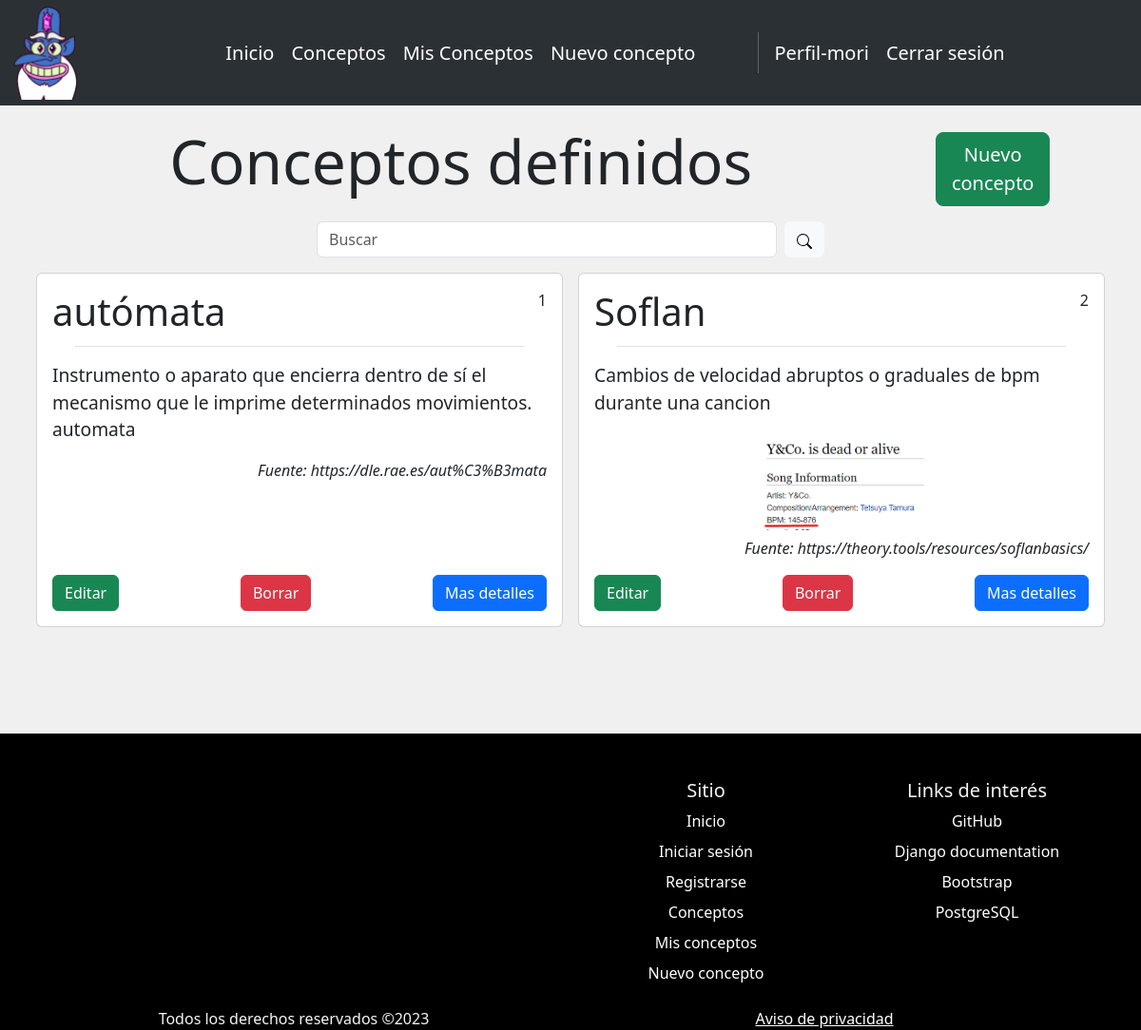
The app's page /defconcepts/ (signed in), older data.
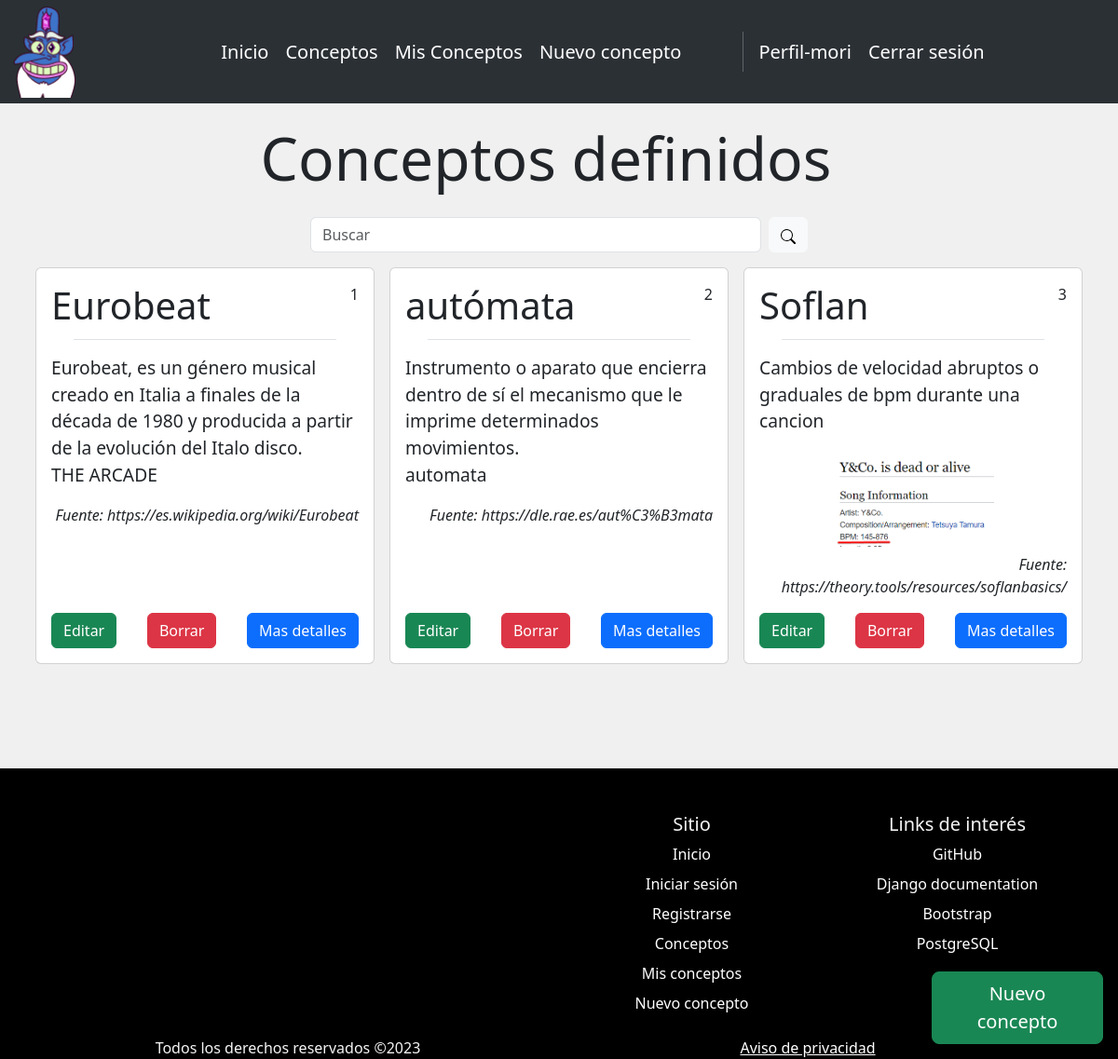
The same page, newer data.
### virtualdict/models.py (models this page shows, shortened)
class Concepts(models.Model):
    title = models.CharField(max_length=200)
    definition = models.TextField(default="")
    exampleText = models.TextField(null=True, blank=True)
    exampleImg = models.ImageField(upload_to='posts_img/',null=True, blank=True)
    source = models.CharField(max_length=500)
    user = models.ForeignKey(User, on_delete=models.CASCADE)

### virtualdict/views.py (the view, shortened to what this page needs)
# urls.py: path('defconcepts/',views.defconcepts,name="defconcepts"),
@login_required
def defconcepts(request):
    if request.method == "GET":
        concept = Concepts.objects.filter(user=request.user).order_by('-pk')[:1000]
        return render(request, "defconcepts.html", {
            'concept': concept,
            'autor': True,
        })

### virtualdict/templates/defconcepts.html (shortened to what this page needs)
{% extends 'base.html' %}
{% load static %}
{% block content %}
<main class="container py-3 mb-5">
    <div class="row justify-content-center">
        <div class="col-auto">
            <h1 class="display-3 mb-4 text-center">Conceptos definidos</h1>
        </div>
        {% if concept %}
        <div class="col-auto me-1 mt-auto">
            <div class="fixed-bottom offset-lg-10 offset-md-9 offset-sm-8 mb-3 me-md-3 collapse show" id="btncollapse">
                <a id="newconcept" class="btn btn-success btn-lg" href="{% url 'newconcept' %}">
                    Nuevo concepto
                </a>
            </div>
        </div>
        {% endif %}
    </div>
    <div class="container mb-2">
        <div class="row justify-content-center">
            <form class="d-flex col-lg-6" method="POST">
                <input class="form-control me-2" type="search" placeholder="Buscar" aria-label="Search" id="search" name="search">
                <button class="btn btn-light" type="submit">
                </button>
              </form>
        </div>
    </div>
    <section class="row mb-4">
    {% for concept in concept %}
            <div class="card card-body mb-4 m-2 col-xl-3 col-md-4">
                <header class="d-flex justify-content-between">
                    <h1 class="card-title">{{concept.title}}</h2>
                    <p>{{forloop.counter}}</p>
                </header>
                <ul class="list-unstyled">
                    <li class="bd-links-span-all mt-1 mb-3 mx-4 border-top"></li>
                    <li>
                        <p class="card-text" style="font-size: larger!important;">{{concept.definition}}</p>
                    </li>
                    <li>
                        <p class="card-text" style="font-size: larger!important;">{{concept.exampleText}}</p>
                    </li>
                </ul>
                <div class="text-center">
                    {% if concept.exampleImg %}
                        <img src="{{concept.exampleImg.url}}" alt="example img" style="height: auto;" width="200px" class="img-thumbnail btn" data-toggle="modal" data-target="#largerimg" onclick="store(this.src)">
                    {% endif %}
                </div>
                <div class="text-end">
                    <p style="font-style: italic;">Fuente: {{concept.source}}</p>
                </div>
             <div class="row justify-content-between mt-auto">
                {% if not global %}
                  {% if autor %}
                  <div class="col-auto">
                    <a class=" btn btn-success" href="{% url 'concept_detail' concept.id %}">Editar</a>
                </div>
                <div class="col-auto">
                    <a class=" btn btn-danger" href="{% url 'concept_delete' concept.id  %}">Borrar</a>
                </div>
                  {% endif %}
                {% endif %}
                <div class="col-auto">
                    <a class="btn btn-primary" href="{% url 'concept_view' concept.id  %}">Mas detalles</a>
                </div>
                  </div>
                </div>
    {% endfor %}
    </section>
</main>
{% endblock %}

### virtualdict/templates/base.html (shortened to what this page needs)
{% load static %}
<!DOCTYPE html>
<html lang="en">
<head>
    <link href="https://cdn.jsdelivr.net/npm/bootstrap@5.3.1/dist/css/bootstrap.min.css" rel="stylesheet">
    <link rel="stylesheet" href="https://cdn.jsdelivr.net/npm/bootstrap-icons@1.3.0/font/bootstrap-icons.css">
    <link rel="stylesheet" href="{% static 'styles.css' %}">
</head>
<head>
    <nav class="navbar navbar-expand-lg bg-body-tertiary fixed-top" data-bs-theme="dark" id="navbar">
        <div class="container-fluid">
            <a href="/">
                <img class="navbar-brand" src="{% static '/images/glossaryc_face_ico.png' %}" id="logo">
            </a>
          <div class="collapse navbar-collapse justify-content-center" id="navbarNav">
            <ul class="navbar-nav">
                <li class="nav-item">
                    <a class="nav-link" href=" {% url 'home' %} ">Inicio</a>
                </li>
                <li class="nav-item">
                    <a class="nav-link" href="{% url 'concepts' %}">Conceptos</a>
                </li>
                {% if user.is_authenticated %}
                    <li class="nav-item">
                        <a class="nav-link" href="{% url 'defconcepts' %}">Mis Conceptos</a>
                    </li>
                    <li class="nav-item">
                        <a class="nav-link" href="{% url 'newconcept' %}">Nuevo concepto</a>
                    </li>
                {% endif %}
            </ul>
            <div class="ms-5">
                <ul class="navbar-nav">
                    <li class="nav-item py-2 py-lg-1 col-12 col-lg-auto">
                    </li>
                    {% if user.is_authenticated %}
                    <li class="nav-item">
                        <a class="nav-link" href="{% url 'profile' user.username %}">Perfil-{{user.username}}</a>
                    </li>
                    <li class="nav-item">
                        <a class="nav-link" href="{% url 'logout' %}">Cerrar sesión</a>
                    </li>
                    {% endif %}
                </ul>
              </div>
          </div>
        </div>
      </nav>
</head>
<body class="bcolor d-flex flex-column min-vh-100">
    {% block content %}
    {% endblock %}
</body>
<footer class="mt-auto" id="foot">
    <div class="container">
        <div class="row">
            <div class="col mb-3">
            </div>
              <div class="col mb-3">
              </div>
              <div class="col mb-3">
                <h5>Sitio</h5>
                <ul class="nav flex-column">
                  <li class="nav-item mb-2"><a href="{% url 'home' %}" class="nav-link p-0">Inicio</a></li>
                  <li class="nav-item mb-2"><a href="{% url 'login' %}" class="nav-link p-0">Iniciar sesión</a></li>
                  <li class="nav-item mb-2"><a href="{% url 'register' %}" class="nav-link p-0">Registrarse</a></li>
                  <li class="nav-item mb-2"><a href="{% url 'concepts' %}" class="nav-link p-0">Conceptos</a></li>
                  {% if user.is_authenticated %}
                    <li class="nav-item mb-2"><a href="{% url 'defconcepts' %}" class="nav-link p-0">Mis conceptos</a></li>
                    <li class="nav-item mb-2"><a href="{% url 'newconcept' %}" class="nav-link p-0">Nuevo concepto</a></li>
                  {% endif %}
                </ul>
              </div>
              <div class="col mb-3">
                <h5>Links de interés</h5>
                <ul class="nav flex-column">
                  <li class="nav-item mb-2"><a href="https://github.com/xinrin/django-glossaryck" target="_blank" class="nav-link p-0">GitHub</a></li>
                  <li class="nav-item mb-2"><a href="https://docs.djangoproject.com/en/4.2/" target="_blank" class="nav-link p-0">Django documentation</a></li>
                  <li class="nav-item mb-2"><a href="https://getbootstrap.com/" target="_blank" class="nav-link p-0">Bootstrap</a></li>
                  <li class="nav-item mb-2"><a href="https://www.postgresql.org/" target="_blank" class="nav-link p-0">PostgreSQL</a></li>
                </ul>
              </div>
        <div class="row">
            <div class="col-lg-6">
                <p style="margin-bottom: 0;">Todos los derechos reservados ©2023</p>
            </div>
                <div class="col-lg-6">
                    <a href="#" style="margin-bottom: 0;">Aviso de privacidad</a>
                </div>
        </div>
    </div>
</footer>
</html>

### virtualdict/static/styles.css (style rules this page uses)
body { padding-top: 110px; }
footer { text-align: center; background-color: black; color: whitesmoke !important; }
.bcolor { background-color: #f0f0f0; }
#navbar { padding: 1px 1px; transition: 0.3s; width: 100%; }
#navbar a,span { float: left; color: white; text-align: center; padding-right: 10px; text-decoration: none; font-size: 20px; line-height: 35px; border-radius: 4px; }
#navbar #logo { height: auto; width: 70px; transition: 0.4s; }
#foot a { color: white; }
#newconcept { transition: 0.3s; }

Row changes from the older to the newer data that the page shows:
added Concepts: title "Eurobeat", definition "Eurobeat, es un género musical creado en Italia a finales de la década de 1980 y producida a partir de la evolución del Italo disco.", exampleText "THE ARCADE", source "https://es.wikipedia.org/wiki/Eurobeat"
